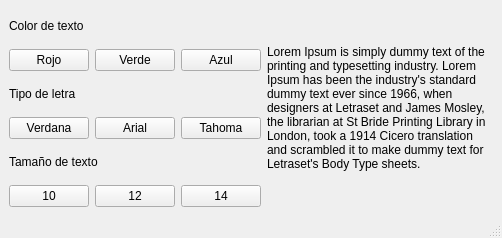
<?xml version="1.0" encoding="UTF-8"?>
<ui version="4.0">
 <class>MainWindow</class>
 <widget class="QMainWindow" name="MainWindow">
  <property name="geometry">
   <rect>
    <x>0</x>
    <y>0</y>
    <width>502</width>
    <height>238</height>
   </rect>
  </property>
  <property name="windowTitle">
   <string>MainWindow</string>
  </property>
  <widget class="QWidget" name="centralwidget">
   <layout class="QHBoxLayout" name="horizontalLayout_5">
    <item>
     <layout class="QHBoxLayout" name="horizontalLayout_4">
      <item>
       <layout class="QVBoxLayout" name="verticalLayout">
        <item>
         <widget class="QLabel" name="label">
          <property name="text">
           <string>Color de texto</string>
          </property>
         </widget>
        </item>
        <item>
         <layout class="QHBoxLayout" name="horizontalLayout_3">
          <item>
           <widget class="QPushButton" name="pushButton_2">
            <property name="text">
             <string>Rojo</string>
            </property>
            <property name="checkable">
             <bool>true</bool>
            </property>
            <attribute name="buttonGroup">
             <string notr="true">buttonGroup</string>
            </attribute>
           </widget>
          </item>
          <item>
           <widget class="QPushButton" name="pushButton">
            <property name="text">
             <string>Verde</string>
            </property>
            <property name="checkable">
             <bool>true</bool>
            </property>
            <attribute name="buttonGroup">
             <string notr="true">buttonGroup</string>
            </attribute>
           </widget>
          </item>
          <item>
           <widget class="QPushButton" name="pushButton_3">
            <property name="text">
             <string>Azul</string>
            </property>
            <property name="checkable">
             <bool>true</bool>
            </property>
            <attribute name="buttonGroup">
             <string notr="true">buttonGroup</string>
            </attribute>
           </widget>
          </item>
         </layout>
        </item>
        <item>
         <widget class="QLabel" name="label_2">
          <property name="text">
           <string>Tipo de letra</string>
          </property>
         </widget>
        </item>
        <item>
         <layout class="QHBoxLayout" name="horizontalLayout_2">
          <item>
           <widget class="QPushButton" name="pushButton_4">
            <property name="text">
             <string>Verdana</string>
            </property>
            <property name="checkable">
             <bool>true</bool>
            </property>
            <attribute name="buttonGroup">
             <string notr="true">buttonGroup_2</string>
            </attribute>
           </widget>
          </item>
          <item>
           <widget class="QPushButton" name="pushButton_6">
            <property name="text">
             <string>Arial</string>
            </property>
            <property name="checkable">
             <bool>true</bool>
            </property>
            <attribute name="buttonGroup">
             <string notr="true">buttonGroup_2</string>
            </attribute>
           </widget>
          </item>
          <item>
           <widget class="QPushButton" name="pushButton_5">
            <property name="text">
             <string>Tahoma</string>
            </property>
            <property name="checkable">
             <bool>true</bool>
            </property>
            <attribute name="buttonGroup">
             <string notr="true">buttonGroup_2</string>
            </attribute>
           </widget>
          </item>
         </layout>
        </item>
        <item>
         <widget class="QLabel" name="label_3">
          <property name="text">
           <string>Tamaño de texto</string>
          </property>
         </widget>
        </item>
        <item>
         <layout class="QHBoxLayout" name="horizontalLayout">
          <item>
           <widget class="QPushButton" name="pushButton_7">
            <property name="text">
             <string>10</string>
            </property>
            <property name="checkable">
             <bool>true</bool>
            </property>
            <attribute name="buttonGroup">
             <string notr="true">buttonGroup_3</string>
            </attribute>
           </widget>
          </item>
          <item>
           <widget class="QPushButton" name="pushButton_9">
            <property name="text">
             <string>12</string>
            </property>
            <property name="checkable">
             <bool>true</bool>
            </property>
            <attribute name="buttonGroup">
             <string notr="true">buttonGroup_3</string>
            </attribute>
           </widget>
          </item>
          <item>
           <widget class="QPushButton" name="pushButton_8">
            <property name="text">
             <string>14</string>
            </property>
            <property name="checkable">
             <bool>true</bool>
            </property>
            <attribute name="buttonGroup">
             <string notr="true">buttonGroup_3</string>
            </attribute>
           </widget>
          </item>
         </layout>
        </item>
       </layout>
      </item>
      <item>
       <widget class="QLabel" name="label_4">
        <property name="text">
         <string>Lorem Ipsum is simply dummy text of the printing and typesetting industry. Lorem Ipsum has been the industry's standard dummy text ever since 1966, when designers at Letraset and James Mosley, the librarian at St Bride Printing Library in London, took a 1914 Cicero translation and scrambled it to make dummy text for Letraset's Body Type sheets.</string>
        </property>
        <property name="wordWrap">
         <bool>true</bool>
        </property>
       </widget>
      </item>
     </layout>
    </item>
   </layout>
  </widget>
  <widget class="QMenuBar" name="menubar">
   <property name="geometry">
    <rect>
     <x>0</x>
     <y>0</y>
     <width>502</width>
     <height>33</height>
    </rect>
   </property>
  </widget>
  <widget class="QStatusBar" name="statusbar"/>
 </widget>
 <resources/>
 <connections/>
 <buttongroups>
  <buttongroup name="buttonGroup"/>
  <buttongroup name="buttonGroup_2"/>
  <buttongroup name="buttonGroup_3"/>
 </buttongroups>
</ui>
